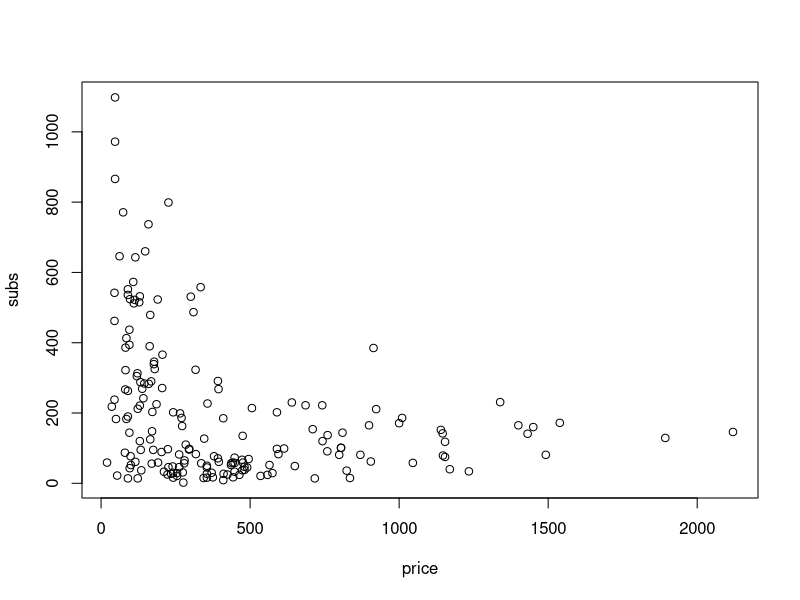
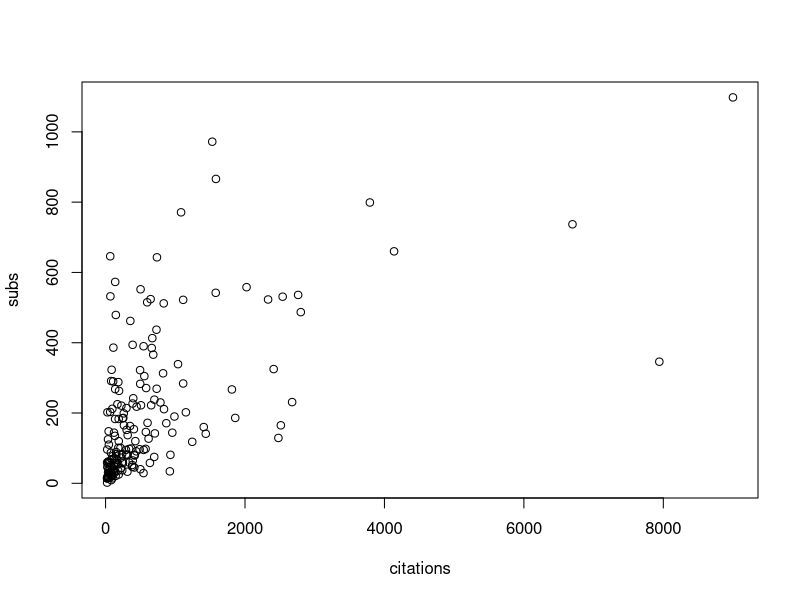
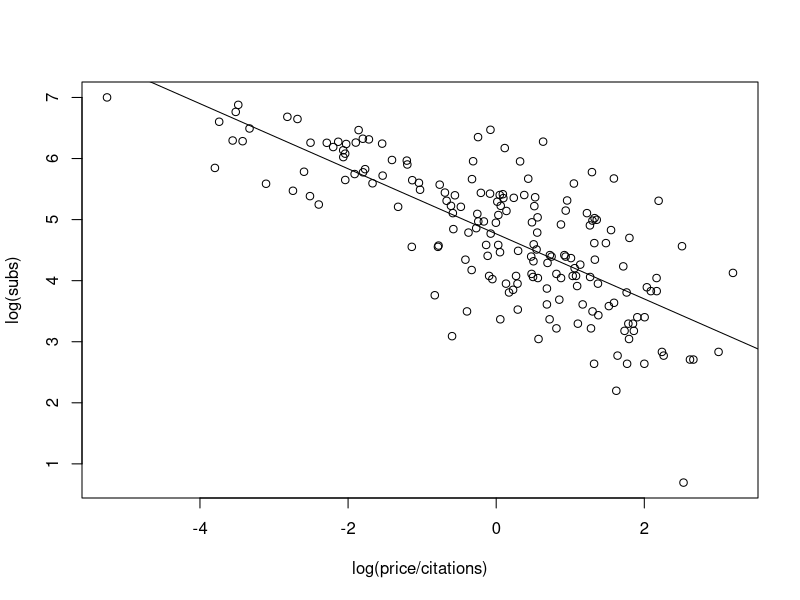
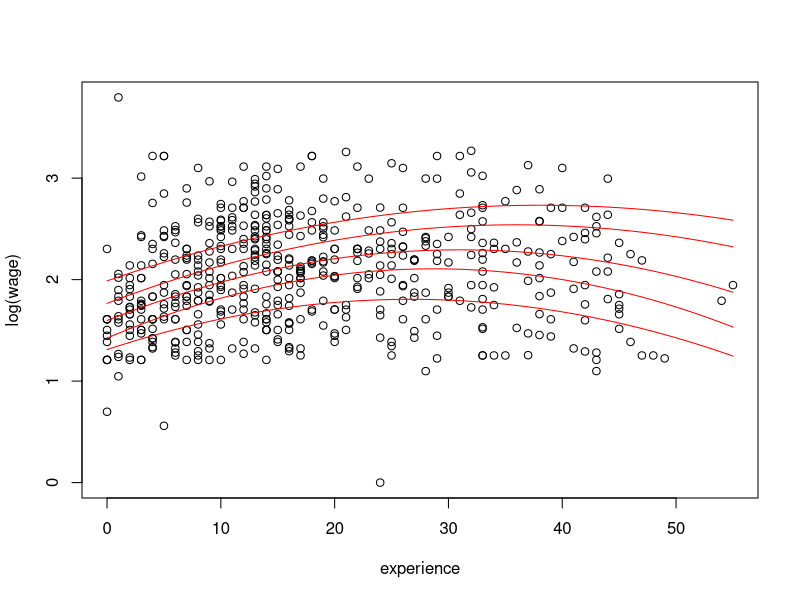
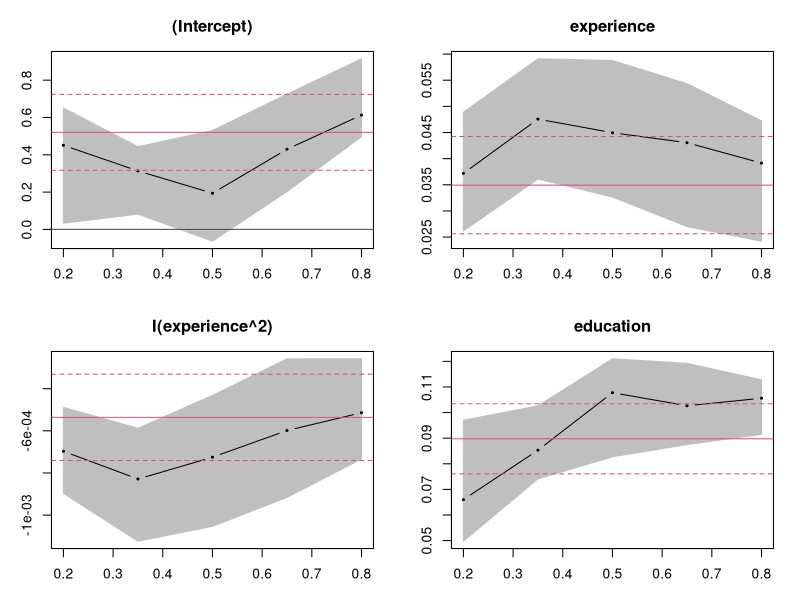
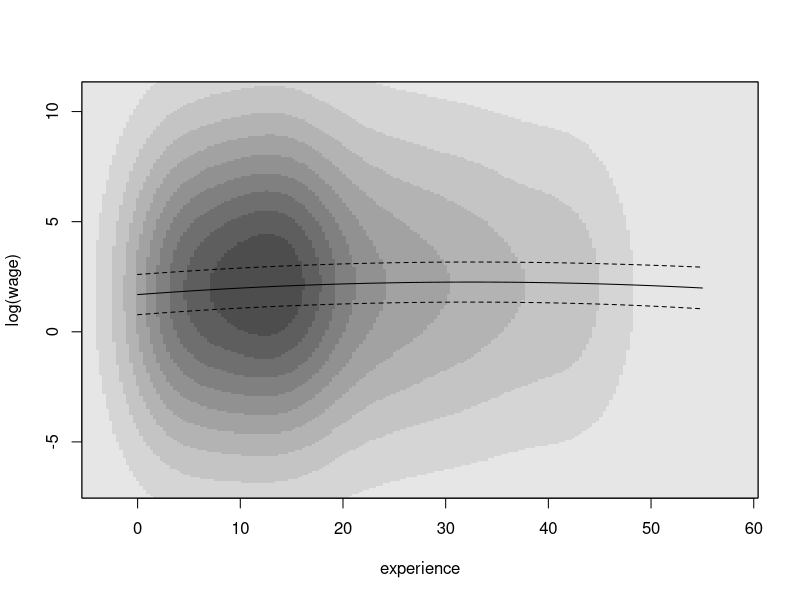

Reproduce these figures in R, in order.
# chapter 1: applied econometrics


install.packages("AER")


library(AER)


 data("Journals", package = "AER")

df<- Journals

dim(df)
str(df)
summary(df)

names(df)

# plot the per citation price versus the references:

plot(subs~ price/citations, data = df)

# that doesnt look good, let's take the log:

plot(log(subs)~ log(price/citations), data = df)


# see that the number of subs declines as price increases



# create a linear model

clf <- lm(log(subs)~ log(price/citations), data = df)
abline(clf)

# summarize the model:

summary(clf)

# remember that the coefficient on the log(price/citation) is the elacticity of this variable:


###################
#### Example 2 ####
###################

install.packages("quantreg")

library(quantreg)



data("CPS1985", package = "AER")
df2<- CPS1985


# create a simple linear model whic hwil lhave the same exact syntax as a simple linear regression plus a Tau term:



cps_lm <- lm(log(wage) ~ experience + I( experience^2)+ education , data = df2)
cps_rq <- rq(log(wage) ~ experience + I( experience^2) + education, data = df2, tau = seq(0.2, 0.8, by = 0.15))



# create the dataframe as sepearate piece:


cps2<- data.frame(education = mean(df2$education), experience = min(df2$experience): max(df2$experience))

cps2 <- cbind(cps2, predict(cps_lm, newdata = cps2, interval = 'prediction'))

cps2<- cbind(cps2, predict(cps_rq, newdata = cps2, type = ""))


plot (log(wage)~ experience, data = df2)


for (i in 6:10) lines(cps2[,i]~experience, data = cps2, col = "red")
plot(summary(cps_rq))

# some features of hte plots may be overshadowed, so we will use the kernel densities in order to show:

library(KernSmooth)

cps_bkde<- bkde2D(cbind(df2$experience, log(df2$wage)), bandwidth = c(3.5, 5.0), gridsize = c(200, 200))

image(cps_bkde$x1, cps_bkde$x2, cps_bkde$fhat, col = rev(gray.colors(10, gamma = 1)), xlab = "experience", ylab = "log(wage)" )
box() # draws a box around a plot

lines(fit ~ experience, data = cps2) # 
lines(lwr~ experience, data = cps2, lty = 2) # lty is line type
lines(upr~ experience, data = cps2, lty = 2)


####################
### Chapter 2 ######
####################


# we cane se vectors to create expressions:


# vector arithmetic:


x <- c(1.8, 3.14, 4, 88.169, 13)

2*x+3

5:1 * x +1:5
log(x)


# subsetting vectors:
x[c(1,4)]

x[-c(1,4)]


# patterned vectors:


ones <- rep(1, 10)
print(ones)

even <- seq(from =2, to = 20, by = 2)
print(even)

trend <- 1981:2005
print(trend)

 # can conatenate vectors:

c(ones, even)


#2.2 - matrix operations

a<- matrix(1:6, nrow = 2)

print(a)

t(a)
dim(a)
nrow(a)
ncol(a)

# subsetting matrix:

a1<- a[1:2, c(1,3)]
print(a1)


# compute the determinant:

det(a1) # -4 = nonsingular



solve(a1) 

# check that this is the inverse:
a1%*% solve(a1)
# can also get the kronecker()

# petterned matrices:

diag(4)


# combining matrices:

cbind(1, a1)

print(a1)

rbind(a1, diag(4,2))
diag(4,2)




# in R lists are vectors where each element can have any data type:
